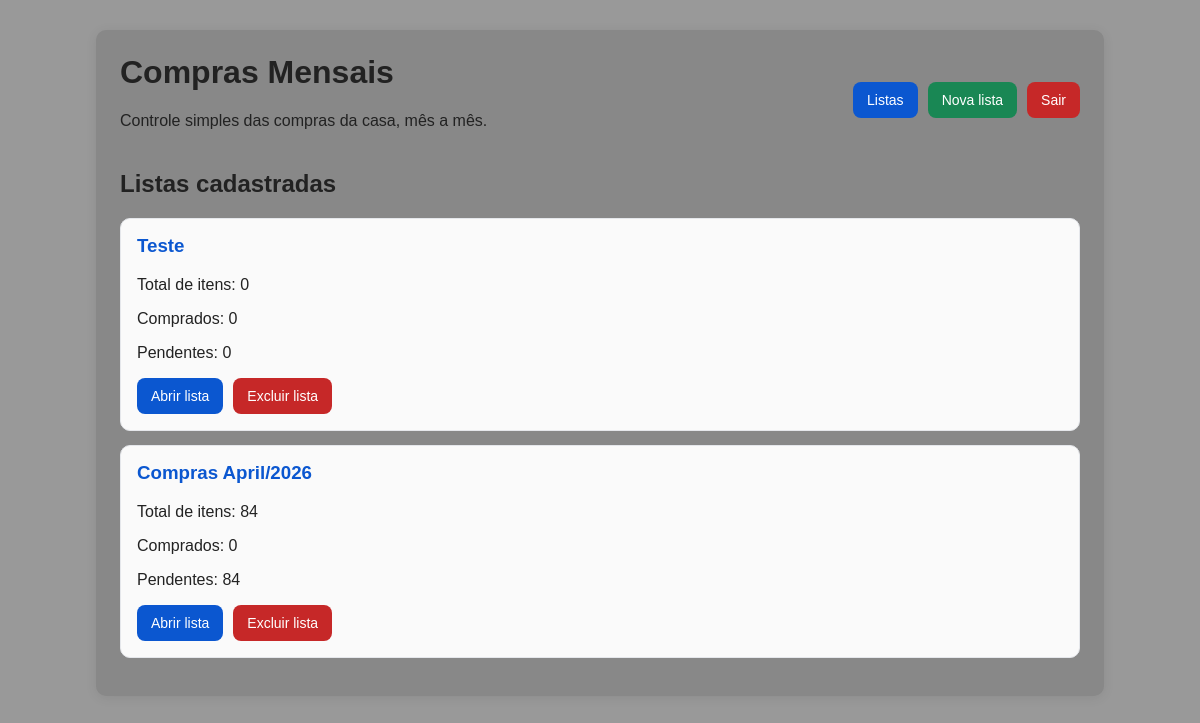
The app's page / (signed in) with its own data.
### compras/models.py (models this page shows)
class ListaCompraMensal(models.Model):
    MESES = [
        (1, 'Janeiro'),
        (2, 'Fevereiro'),
        (3, 'Março'),
        (4, 'Abril'),
        (5, 'Maio'),
        (6, 'Junho'),
        (7, 'Julho'),
        (8, 'Agosto'),
        (9, 'Setembro'),
        (10, 'Outubro'),
        (11, 'Novembro'),
        (12, 'Dezembro'),
    ]
    mes = models.PositiveSmallIntegerField(choices=MESES, verbose_name='Mês')
    ano = models.PositiveSmallIntegerField(validators=[MinValueValidator(2020)], verbose_name='Ano')
    nome_customizado = models.CharField(max_length=100, blank=True, verbose_name='Nome personalizado')
    anotacao = models.TextField(blank=True, verbose_name='Anotação')
    criado_em = models.DateTimeField(auto_now_add=True, verbose_name='Criado em')
    class Meta:
        constraints = [
            models.UniqueConstraint(fields=['mes', 'ano'], name='unique_mes_ano_lista_compra')
        ]
        ordering = ['-ano', '-mes']
        verbose_name = 'Lista de compra mensal'
        verbose_name_plural = 'Listas de compra mensais'
    def __str__(self):
        return self.nome_customizado if self.nome_customizado else f'{self.get_mes_display()}/{self.ano}'
    @property
    def total_itens(self):
        return self.itens.count()
    @property
    def total_comprados(self):
        return self.itens.filter(comprado=True).count()
    @property
    def total_pendentes(self):
        return self.itens.filter(comprado=False).count()

### compras/views.py (the view)
# urls.py: path('', views.lista_list, name='lista_list'),
@login_required
def lista_list(request):
    listas = ListaCompraMensal.objects.prefetch_related('itens').all()
    return render(request, 'compras/lista_list.html', {'listas': listas})

### compras/templates/compras/lista_list.html (shortened to what this page needs)
{% extends "compras/base.html" %}
{% block content %}
    <h2>Listas cadastradas</h2>
    {% if listas %}
        {% for lista in listas %}
            <div class="card">
                <h3>
                    <a href="{% url 'compras:lista_detail' lista.id %}">{{ lista }}</a>
                </h3>
                <p>Total de itens: {{ lista.total_itens }}</p>
                <p>Comprados: {{ lista.total_comprados }}</p>
                <p>Pendentes: {{ lista.total_pendentes }}</p>
                <div style="display: flex; gap: 10px; flex-wrap: wrap;">
                    <a class="btn btn-primary" href="{% url 'compras:lista_detail' lista.id %}">Abrir lista</a>
                    <form method="post" action="{% url 'compras:lista_delete' lista.id %}" style="display: inline;">
                        <button type="submit" class="btn btn-danger" onclick="return confirm('Tem certeza que deseja excluir esta lista? Todos os itens serão perdidos.')">
                            Excluir lista
                        </button>
                    </form>
                </div>
            </div>
        {% endfor %}
    {% else %}
        <p>Nenhuma lista cadastrada ainda.</p>
        <a class="btn btn-success" href="{% url 'compras:lista_create' %}">Criar primeira lista</a>
    {% endif %}
{% endblock %}

### compras/templates/compras/base.html (style rules this page uses)
body { font-family: Arial, sans-serif; background: #999999; margin: 0; padding: 0; color: #222; }
h1, h2, h3 { margin-top: 0; }
a { text-decoration: none; color: #0b57d0; }
.btn { display: inline-block; padding: 10px 14px; border-radius: 8px; border: none; cursor: pointer; font-size: 14px; }
.btn-primary { background: #0b57d0; color: white; }
.btn-danger { background: #c62828; color: white; }
.card { border: 1px solid #e5e7eb; border-radius: 10px; padding: 16px; margin-bottom: 14px; background: #fafafa; }

### records on screen
ListaCompraMensal: nome_customizado "Teste", total_itens "0", total_comprados "0", total_pendentes "0"
ListaCompraMensal: nome_customizado "Compras April/2026", total_itens "84", total_comprados "0", total_pendentes "84"
